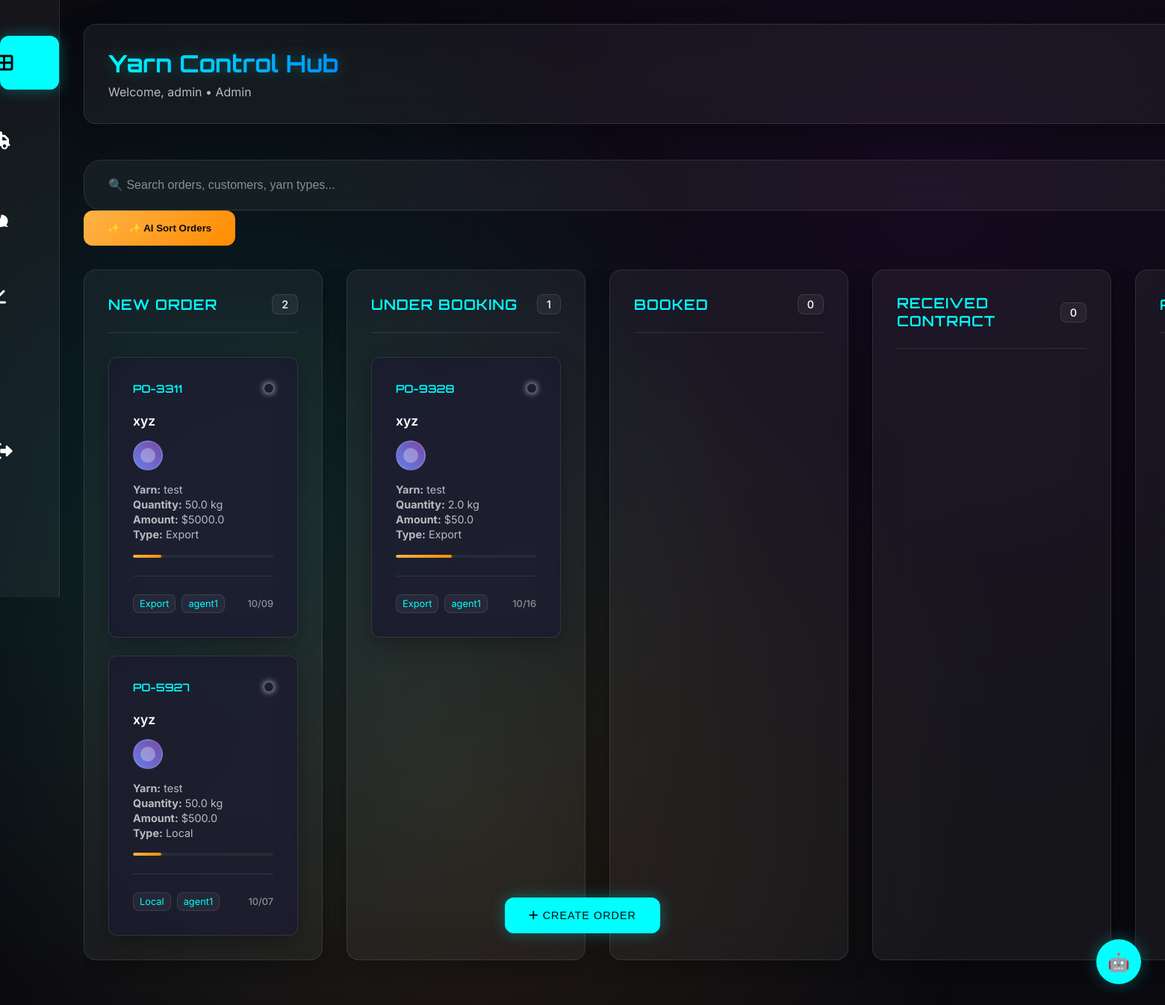
The page /dashboard (signed in) on the database its author committed.
### app.py (models this page shows)
class User(db.Model):
    id = db.Column(db.Integer, primary_key=True)
    username = db.Column(db.String(80), unique=True, nullable=False)
    email = db.Column(db.String(120), unique=True, nullable=False)
    password_hash = db.Column(db.String(120), nullable=False)
    role = db.Column(db.String(20), nullable=False)  # admin, agent, user
    created_at = db.Column(db.DateTime, default=datetime.utcnow)
    is_active = db.Column(db.Boolean, default=True)

class Order(db.Model):
    id = db.Column(db.Integer, primary_key=True)
    order_id = db.Column(db.String(50), unique=True, nullable=False)  # e.g., PO-1052
    customer_name = db.Column(db.String(200), nullable=False)
    yarn_type = db.Column(db.String(100), nullable=False)
    quantity_kg = db.Column(db.Float, nullable=False)
    startup_date = db.Column(db.Date, nullable=False)
    order_type = db.Column(db.String(20), nullable=False)  # Local / Export
    amount_usd = db.Column(db.Float, nullable=False)
    status = db.Column(db.String(50), nullable=False, default='New Order')
    created_by = db.Column(db.Integer, db.ForeignKey('user.id'), nullable=False)
    assigned_agent = db.Column(db.Integer, db.ForeignKey('user.id'))  # Primary agent
    created_at = db.Column(db.DateTime, default=datetime.utcnow)
    updated_at = db.Column(db.DateTime, default=datetime.utcnow, onupdate=datetime.utcnow)
    creator = db.relationship('User', foreign_keys=[created_by], backref='created_orders')
    agent = db.relationship('User', foreign_keys=[assigned_agent], backref='assigned_orders')

### app.py (the view, shortened to what this page needs)
@app.route('/dashboard')
def dashboard():
    if 'user_id' not in session:
        return redirect(url_for('login'))
    user = User.query.get(session['user_id'])
    search_query = request.args.get('search', '')
    status_filter = request.args.get('status', '')
    agent_filter = request.args.get('agent', '')
    order_type_filter = request.args.get('order_type', '')
    if user.role == 'admin':
        orders_query = Order.query
    else:  # user
        orders_query = Order.query.filter_by(created_by=user.id)
    if search_query:
        orders_query = orders_query.filter(
            (Order.order_id.contains(search_query)) |
            (Order.customer_name.contains(search_query)) |
            (Order.yarn_type.contains(search_query))
        )
    if status_filter:
        orders_query = orders_query.filter_by(status=status_filter)
    if agent_filter and user.role == 'admin':
        orders_query = orders_query.filter_by(assigned_agent=agent_filter)
    if order_type_filter:
        orders_query = orders_query.filter_by(order_type=order_type_filter)
    orders = orders_query.order_by(Order.created_at.desc()).all()
    orders_by_status = {}
    for status in ORDER_STATUSES.keys():
        orders_by_status[status] = [order for order in orders if order.status == status]
    agents = User.query.filter_by(role='agent').all() if user.role == 'admin' else []
    agent_assigned_order_ids = []
    if user.role == 'agent':
        agent_assigned_order_ids = [oa.order_id for oa in user.order_assignments]
    all_orders = [order for order_list in orders_by_status.values() for order in order_list]
    total_orders = len(all_orders)
    active_orders = total_orders - len(orders_by_status.get('Archived', []))
    total_value = sum(order.amount_usd for order in all_orders)
    completion_rate = (len(orders_by_status.get('Archived', [])) / total_orders * 100) if total_orders > 0 else 0
    yarn_types = {}
    for order in all_orders:
        yarn_types[order.yarn_type] = yarn_types.get(order.yarn_type, 0) + 1
    return render_template('futuristic-dashboard.html',
                         orders_by_status=orders_by_status,
                         user=user,
                         agents=agents,
                         agent_assigned_order_ids=agent_assigned_order_ids,
                         search_query=search_query,
                         status_filter=status_filter,
                         agent_filter=agent_filter,
                         order_type_filter=order_type_filter,
                         ORDER_STATUSES=ORDER_STATUSES,
                         total_orders=total_orders,
                         active_orders=active_orders,
                         total_value=total_value,
                         completion_rate=completion_rate,
                         yarn_types=yarn_types)

### templates/futuristic-dashboard.html (shortened to what this page needs)
<!DOCTYPE html>
<html lang="en">
<head>
    <link rel="stylesheet" href="{{ url_for('static', filename='css/futuristic-style.css') }}">
    <link rel="stylesheet" href="https://cdnjs.cloudflare.com/ajax/libs/font-awesome/6.0.0/css/all.min.css">
</head>
<body>
    <div class="main-container">
        <nav class="sidebar">
            <div class="sidebar-item active" onclick="navigateTo('dashboard')">
                <i class="fas fa-th-large sidebar-icon"></i>
            </div>
            <div class="sidebar-item" onclick="navigateTo('suppliers')">
                <i class="fas fa-truck sidebar-icon"></i>
            </div>
            <div class="sidebar-item" onclick="navigateTo('messages')">
                <i class="fas fa-comments sidebar-icon"></i>
            </div>
            <div class="sidebar-item" onclick="navigateTo('analytics')">
                <i class="fas fa-chart-line sidebar-icon"></i>
            </div>
            {% if user.role == 'admin' %}
            <div class="sidebar-item" onclick="navigateTo('admin')">
            </div>
            {% endif %}
            <div class="sidebar-item" onclick="logout()">
                <i class="fas fa-sign-out-alt sidebar-icon"></i>
            </div>
        </nav>
        <main class="main-content">
            <header class="header">
                <div>
                    <h1 class="header-title">Yarn Control Hub</h1>
                    <p style="color: rgba(255, 255, 255, 0.7); margin-top: 0.5rem;">Welcome, {{ user.username }} • {{ user.role|title }}</p>
                </div>
            </header>
            <div class="search-container">
                <input type="text" class="search-bar" placeholder="🔍 Search orders, customers, yarn types..." id="holographicSearch" onkeyup="filterCards(this.value)">
                <button class="ai-sort-btn" onclick="aiSortOrders()">
                    ✨ AI Sort Orders
                </button>
            </div>
            <div id="boardView" class="view-content">
                <div class="board-container">
                    {% for status, orders in orders_by_status.items() %}
                    <div class="column" data-status="{{ status }}">
                        <div class="column-header">
                            <h3 class="column-title">{{ status }}</h3>
                            <span class="column-count">{{ orders|length }}</span>
                        </div>
                        <div class="cards-container">
                            {% for order in orders %}
                            <div class="card fade-in" data-order-id="{{ order.id }}" draggable="true" data-search="{{ (order.order_id + ' ' + order.customer_name + ' ' + order.yarn_type + ' ' + order.order_type)|lower }}">
                                <div class="card-header">
                                    <span class="card-id">{{ order.order_id }}</span>
                                    <span class="card-status status-{{ status|lower|replace(' ', '-') }}"></span>
                                </div>
                                <div class="card-content">
                                    <h4 class="card-title">{{ order.customer_name }}</h4>
                                    <div class="yarn-preview" style="background: linear-gradient(45deg,
                                        {% if 'cotton' in order.yarn_type.lower() %}#ff6b6b, #4ecdc4
                                        {% elif 'wool' in order.yarn_type.lower() %}#a8e6cf, #ffd93d
                                        {% elif 'silk' in order.yarn_type.lower() %}#ff9a9e, #fecfef
                                        {% else %}#667eea, #764ba2{% endif %});">
                                    </div>
                                    <div class="card-details">
                                        <p><strong>Yarn:</strong> {{ order.yarn_type }}</p>
                                        <p><strong>Quantity:</strong> {{ order.quantity_kg }} kg</p>
                                        <p><strong>Amount:</strong> ${{ order.amount_usd }}</p>
                                        <p><strong>Type:</strong> {{ order.order_type }}</p>
                                    </div>
                                    <div class="timeline">
                                        <div class="timeline-progress" style="width:
                                            {% if status == 'New Order' %}20%
                                            {% elif status == 'Under Booking' %}40%
                                            {% elif status == 'Booked' %}60%
                                            {% elif status == 'Received Contract' %}80%
                                            {% else %}100%{% endif %};">
                                        </div>
                                    </div>
                                </div>
                                <div class="card-footer">
                                    <div class="card-tags">
                                        <span class="tag">{{ order.order_type }}</span>
                                        {% if order.agent %}
                                        <span class="tag">{{ order.agent.username }}</span>
                                        {% endif %}
                                    </div>
                                    <div class="card-time">
                                        {{ order.startup_date.strftime('%m/%d') }}
                                    </div>
                                </div>
                            </div>
                            {% endfor %}
                        </div>
                    </div>
                    {% endfor %}
                </div>
            </div>
            <div style="position: fixed; bottom: 100px; left: 50%; transform: translateX(-50%); z-index: 1000;">
                {% if user.role in ['user', 'admin'] %}
                <button onclick="openCreateCardModal()" class="btn btn-primary glow-animation">
                    <i class="fas fa-plus"></i> Create Order
                </button>
                {% endif %}
            </div>
        </main>
    </div>
    <div class="assistant-orb" onclick="openAssistant()" title="AI Assistant"></div>
</body>
</html>

### rows shown on the page
User: username "admin", role "Admin"
Order: order_id "PO-3311", customer_name "xyz", yarn_type "test", quantity_kg "50.0", amount_usd "5000.0", order_type "Export", agent.username "agent1", startup_date "10/09"
Order: order_id "PO-5927", customer_name "xyz", yarn_type "test", quantity_kg "50.0", amount_usd "500.0", order_type "Local", agent.username "agent1", startup_date "10/07"
Order: order_id "PO-9328", customer_name "xyz", yarn_type "test", quantity_kg "2.0", amount_usd "50.0", order_type "Export", agent.username "agent1", startup_date "10/16"

### other values the page prints
{{ status }} "NEW ORDER" "UNDER BOOKING" "BOOKED" "RECEIVED CONTRACT"
{{ orders|length }} "2" "1" "0" "0"
